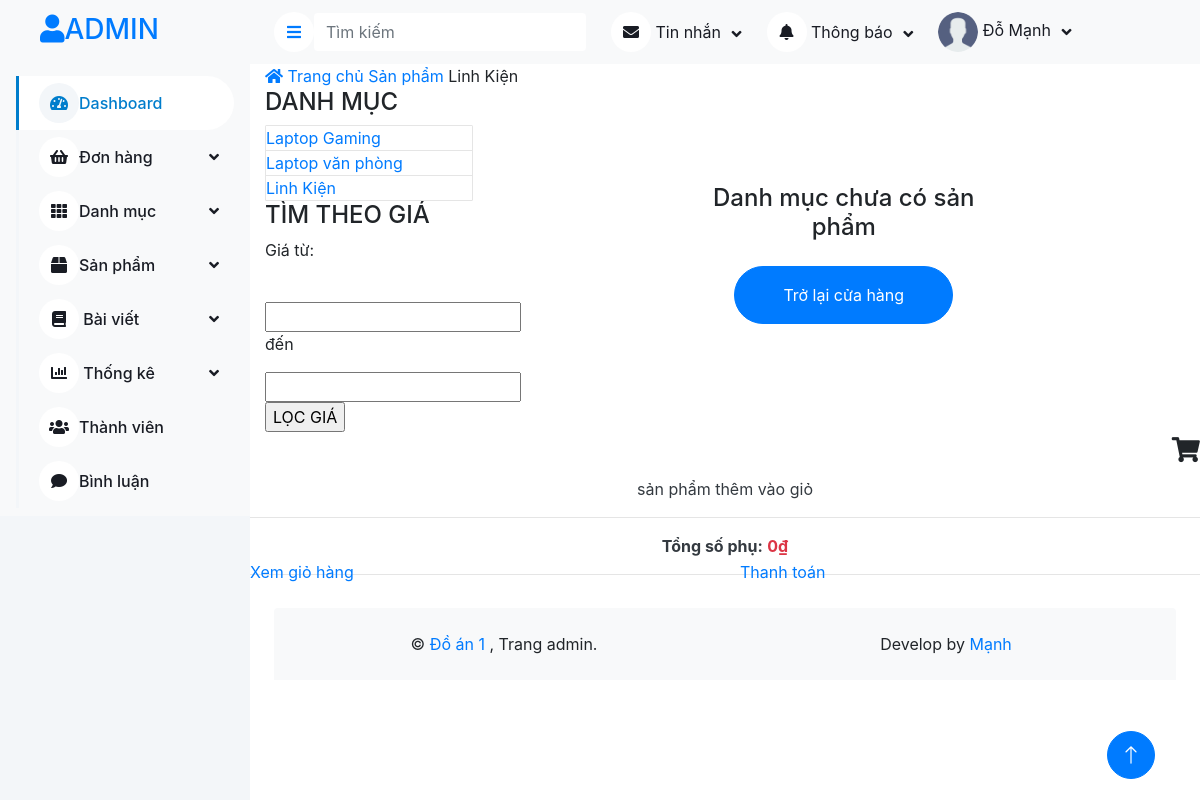
Screenshot of /index.php?url=danh-muc-san-pham&id=22 with the database file from the repository.
### tables this page shows
CREATE TABLE `categories` (
  `category_id` int(11) NOT NULL,
  `name` varchar(255) NOT NULL,
  `image` varchar(255) NOT NULL,
  `status` tinyint(1) NOT NULL DEFAULT 1
);

### models/pdo_library.php (called while the page is built, shortened)
<?php
function pdo_query($sql){
    $sql_args = array_slice(func_get_args(), 1);
    try{
        $conn = pdo_get_connection();
        $stmt = $conn->prepare($sql);
        $stmt->execute($sql_args);
        $rows = $stmt->fetchAll();
        return $rows;
    }
    catch(PDOException $e){
        throw $e;
    }
    finally{
        unset($conn);
    }
}
?>

### models/CategoryModel.php (called while the page is built, shortened)
<?php
    class CategoryModel {
        public function select_all_categories() {
            $sql = "SELECT * FROM categories ORDER BY category_id";
            return pdo_query($sql);
        }
    }
?>

### models/ProductModel.php (called while the page is built, shortened)
<?php
    class ProductModel {
        public function select_products_by_cate($category_id) {
            $sql = "SELECT * FROM products WHERE category_id = ?";
            return pdo_query($sql, $category_id);
        }
    }
?>

### views/shop-by-category.php (the view, shortened to what this page needs)
<?php
    if(isset($_GET['id']) && $_GET['id'] > 0) {
        $category_id = $_GET['id'];
        $list_products = $ProductModel->select_products_by_cate($category_id);
    }else {
        header("Location: index.php");
    }
    $list_catgories = $CategoryModel->select_all_categories();
?>
<div class="breadcrumb-option">
        <div class="container">
            <div class="row">
                <div class="col-lg-12">
                    <div class="breadcrumb__links">
                        <a href="index.php"><i class="fa fa-home"></i> Trang chủ</a>
                        <a href="index.php?url=cua-hang">
                            Sản phẩm
                        </a>
                        <span>
                            <?php foreach ($list_catgories as $value) {
                                if($value['category_id'] == $category_id) {
                                    echo $value['name'];
                                }
                            } ?>
                        </span>
                    </div>
                </div>
            </div>
        </div>
    </div>
    <section class="shop spad">
        <div class="container">
            <div class="row">
                <div class="col-lg-3 col-md-3">
                    <div class="shop__sidebar">
                        <div class="sidebar__categories">
                            <div class="section-title">
                                <h4>DANH MỤC</h4>
                            </div>
                            <div class="categories__accordion">
                                <div class="accordion" id="accordionExample">
                                    <?php foreach ($list_catgories as $value) {
                                        extract($value);
                                    ?>
                                    <div class="card">
                                        <div class="card-heading active">
                                            <a href="index.php?url=danh-muc-san-pham&id=<?=$category_id?>" >
                                                <?=$name?>
                                            </a>
                                        </div>
                                    </div>
                                    <?php
                                    }
                                    ?>
                                </div>
                            </div>
                        </div>
                        <div class="sidebar__filter">
                            <div class="section-title">
                                <h4>TÌM THEO GIÁ</h4>
                            </div>
                            <div class="filter-range-wrap">
                                <div class="range-slider">
                                    <form action="index.html" method="post">
                                        <div class="price-input">
                                            <p>Giá từ:</p> <br>
                                            <input type="text" id="minamount" > <p>đến</p>
                                            <input type="text" id="maxamount" > <br>
                                            <input type="submit" class="filter-price" name="" value="LỌC GIÁ">
                                        </div>
                                    </form>
                                </div>
                            </div>
                        </div>
                    </div>
                </div>
                <?php if(count($list_products) >0) {?>
                <div class="col-lg-9 col-md-9">
                    <div class="row">
                        <?php foreach ($list_products as $value) {
                            extract($value);
                            $discount_percentage = $ProductModel->discount_percentage($price, $sale_price);
                        ?>
                        <div class="col-lg-4 col-md-6 col-6-rp-mobile">
                            <div class="product__item sale">
                                <div class="product__item__pic set-bg" data-setbg="upload/<?=$image?>">
                                    <div class="label_right sale">-<?=$discount_percentage?></div>
                                    <ul class="product__hover">
                                        <li><a href="upload/<?=$image?>" class="image-popup"><span class="arrow_expand"></span></a></li>
                                        <li>
                                            <a href="index.php?url=chitietsanpham&id_sp=<?=$product_id?>&id_dm=<?=$category_id?>"><span class="icon_search_alt"></span></a>
                                        </li>
                                        <li>
                                        <?php if(isset($_SESSION['user'])) {?>
                                            <form action="index.php?url=gio-hang" method="post">
                                                <input value="<?=$product_id?>" type="hidden" name="product_id">
                                                <input value="<?=$_SESSION['user']['id']?>" type="hidden" name="user_id">
                                                <input value="<?=$name?>" type="hidden" name="name">
                                                <input value="<?=$image?>"type="hidden" name="image">
                                                <input value="<?=$sale_price?>" type="hidden" name="price">
                                                <input value="1" type="hidden" name="product_quantity">
                                                <input value="<?=$image?>" type="hidden" name="image">
                                                <button type="submit" name="add_to_cart" id="toastr-success-top-right">
                                                    <a href="#" ><span class="icon_bag_alt"></span></a>
                                                </button>
                                            </form>
                                        <?php }else{?>
                                            <button type="submit" onclick="alert('Vui lòng dăng nhập để thực hiện chức năng');" name="add_to_cart" id="toastr-success-top-right">
                                                <a href="dang-nhap" ><span class="icon_bag_alt"></span></a>
                                            </button>
                                        <?php }?>
                                        </li>
                                    </ul>
                                </div>
                                <div class="product__item__text">
                                    <h6 class="text-truncate-1"><a href="product-details.html"><?=$name?></a></h6>
                                    <div class="rating">
                                        <i class="fa fa-star"></i>
                                        <i class="fa fa-star"></i>
                                        <i class="fa fa-star"></i>
                                        <i class="fa fa-star"></i>
                                        <i class="fa fa-star"></i>
                                    </div>
                                    <div class="product__price"><?=number_format($sale_price)."₫"?> <span><?=number_format($price)."đ"?> </span></div>
                                </div>
                            </div>
                        </div>
                        <?php
                        }
                        ?>
                    </div>
                </div>
                <?php }else {?>
                <div class="col-lg-9 col-md-9">
                    <div class="container-fluid mt-5">
                        <div class="row rounded justify-content-center mx-0 pt-5">
                            <div class="col-md-6 text-center">
                                <h4 class="mb-4">Danh mục chưa có sản phẩm</h4>
                                <a class="btn btn-primary rounded-pill py-3 px-5" href="index.php?url=cua-hang">Trở lại cửa hàng</a>
                            </div>
                        </div>
                    </div>
                </div>
                <?php }?>
            </div>
        </div>
    </section>

### admin/public_admin/css/style.css (style rules this page uses)
:root { --primary: #007dcc; --light: #F3F6F9; --dark: #191C24; }
.btn { transition: .5s; }
.btn.btn-primary { color: #FFFFFF; }
.card { position: relative; display: -webkit-box; display: -ms-flexbox; display: flex; -webkit-box-orient: vertical; -webkit-box-direction: normal; -ms-flex-direction: column; flex-direction: column; min-width: 0; word-wrap: break-word; background-color: #fff; background-clip: border-box; border: 1px solid rgba(0, 0, 0, 0.1); border-radius: 0.10rem }
p { margin-top: 0; margin-bottom: 1rem }

### rows the page displays
categories: name "Linh Kiện"
categories: name "Laptop Gaming"
categories: name "Laptop văn phòng"

### other values shown
$totalPayment "0"
